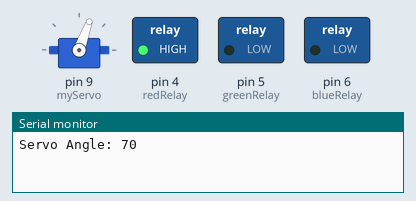
Simulated run of this sketch. Board: Arduino Uno, built with avr-gcc and run on an emulated ATmega328P. Shown: servo, switched loads named in the sketch (green lamp = pin HIGH), the last lines printed to the serial monitor.

Above: at 0.1 s.
At 4.7 s:
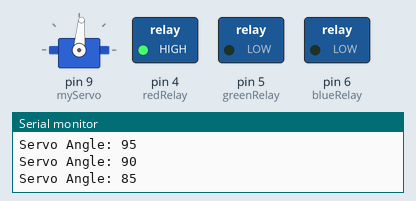
At 9.4 s:
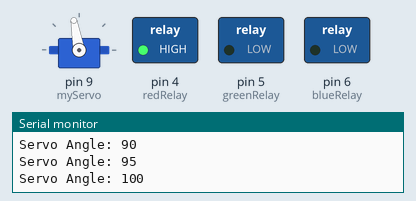
At 14.6 s:
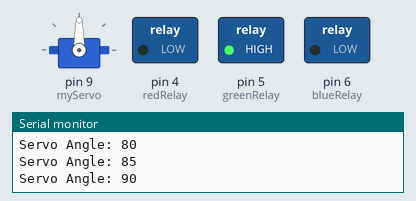
At 19.3 s:
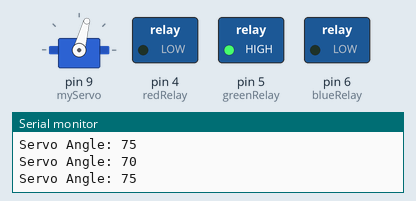
At 39.46 s:
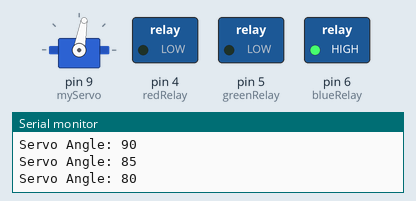
Timing chart, 0 to 40.0 s (numbered marks = the images above):
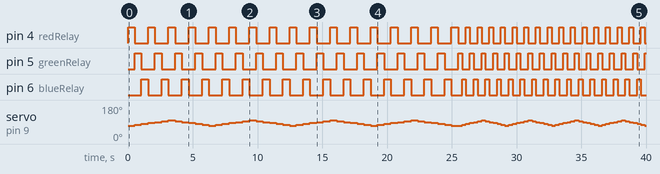

The sketch:

Happy_Birthday.ino
```cpp
#include <Servo.h>

Servo myServo;  // Create servo object
const int redRelay = 4;
const int greenRelay = 5;
const int blueRelay = 6;

// Water relay pin
const int waterRelay = 8;

// Sound sensor pins
const int soundSensorPin = 7;  // Digital output pin for sound sensor activation
const int soundAnalogPin = A0; // Analog output pin for sound intensity

// Relay states
bool redState = false;
bool greenState = false;
bool blueState = false;
bool waterState = false;

void setup() {
    Serial.begin(9600);  // Start Serial Monitor
    myServo.attach(9);   // Attach servo to pin 9

    // Set LED pins as OUTPUT
    pinMode(redRelay, OUTPUT);
    pinMode(greenRelay, OUTPUT);
    pinMode(blueRelay, OUTPUT);
}

void loop() {
   happybirthday();
}


void happybirthday() {
    digitalWrite(waterRelay, LOW);
    hbdpt1();  // Run the function for 20 seconds
    hbdpt2();
    hbdpt3();
}
// Function to move servo and toggle LEDs
void hbdpt1() {
    unsigned long startTime = millis(); // Record the start time

    while (millis() - startTime < 25000) { // Run for 20 seconds
        // Move Servo from 70 to 100
        for (int angle = 70; angle <= 95; angle += 5) {
            myServo.write(angle);
            Serial.print("Servo Angle: ");
            Serial.println(angle);

            // LED sequence
            toggleLEDs();
            delay(520);

            if (millis() - startTime >= 25000) return; // Stop after 20 sec
        }

        // Move Servo from 100 back to 70
        for (int angle = 100; angle >= 75; angle -= 5) {
            myServo.write(angle);
            Serial.print("Servo Angle: ");
            Serial.println(angle);

            // LED sequence
            toggleLEDs();
            delay(520);

            if (millis() - startTime >= 25000) return; // Stop after 20 sec
        }
    }
}

// Function to toggle LEDs correctly
void toggleLEDs() {
    static int ledState = 0;

    // Turn off all LEDs first
    digitalWrite(redRelay, LOW);
    digitalWrite(greenRelay, LOW);
    digitalWrite(blueRelay, LOW);

    // Turn on one LED at a time in sequence
    if (ledState == 0) {
        digitalWrite(redRelay, HIGH);
    } else if (ledState == 1) {
        digitalWrite(greenRelay, HIGH);
    } else if (ledState == 2) {
        digitalWrite(blueRelay, HIGH);
    }

    // Cycle through LEDs
    ledState = (ledState + 1) % 3;
}

void hbdpt2() {
    unsigned long startTime = millis(); // Record the start time

    while (millis() - startTime < 33000) { // Run for 20 seconds
        // Move Servo from 70 to 100
        for (int angle = 70; angle <= 95; angle += 5) {
            myServo.write(angle);
            Serial.print("Servo Angle: ");
            Serial.println(angle);

            // LED sequence
            toggleLEDs();
            delay(300);

            if (millis() - startTime >= 33000) return; // Stop after 20 sec
        }

        // Move Servo from 100 back to 70
        for (int angle = 100; angle >= 75; angle -= 5) {
            myServo.write(angle);
            Serial.print("Servo Angle: ");
            Serial.println(angle);

            // LED sequence
            toggleLEDs();
            delay(300);

            if (millis() - startTime >= 25000) return; // Stop after 20 sec
        }
    }
}

void hbdpt3() {
  for (int angle = 70; angle <= 100; angle += 5) {
            myServo.write(angle);
            Serial.print("Servo Angle: ");
            Serial.println(angle);

            // LED sequence
            toggleLEDs();
            delay(520);

        }
        digitalWrite(redRelay, LOW);
        digitalWrite(greenRelay, LOW);
        digitalWrite(blueRelay, LOW);
        delay(1000);
        digitalWrite(redRelay, HIGH);
        delay(1000);
        digitalWrite(waterRelay,HIGH);
        digitalWrite(greenRelay,HIGH);
        delay(1000);
        digitalWrite(blueRelay, HIGH);
        delay(1000);
        myServo.write(70);
        digitalWrite(waterRelay, LOW);
        digitalWrite(redRelay, LOW);
        digitalWrite(greenRelay,LOW);
        digitalWrite(blueRelay, LOW);
        delay(20000);
        digitalWrite(redRelay, HIGH);
        digitalWrite(greenRelay, HIGH);
        digitalWrite(blueRelay, HIGH);
}
```

Measured:
- by itself, pin 4 (redRelay): goes 16 × (HIGH 0.52 s, LOW 1.0 s), HIGH 0.52 s, 16 × (LOW 0.60 s, HIGH 0.30 s), then LOW
- by itself, pin 5 (greenRelay): goes 16 × (HIGH 0.52 s, LOW 1.0 s), 16 × (HIGH 0.30 s, LOW 0.60 s), then HIGH
- by itself, pin 6 (blueRelay): goes 15 × (HIGH 0.52 s, LOW 1.0 s), HIGH 0.52 s, LOW 0.82 s, 15 × (HIGH 0.30 s, LOW 0.60 s), HIGH 0.30 s, then LOW
- by itself, servo on pin 9 (myServo): 70° → 75° at 0.52 s, → 80° 0.52 s later, → 85° 0.52 s later, → 90° 0.52 s later, … (96 changes in this stretch)
